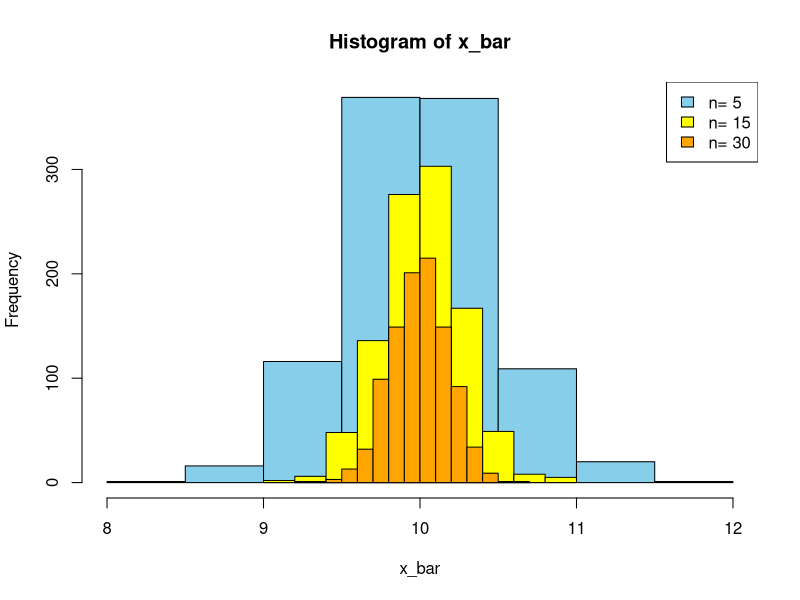
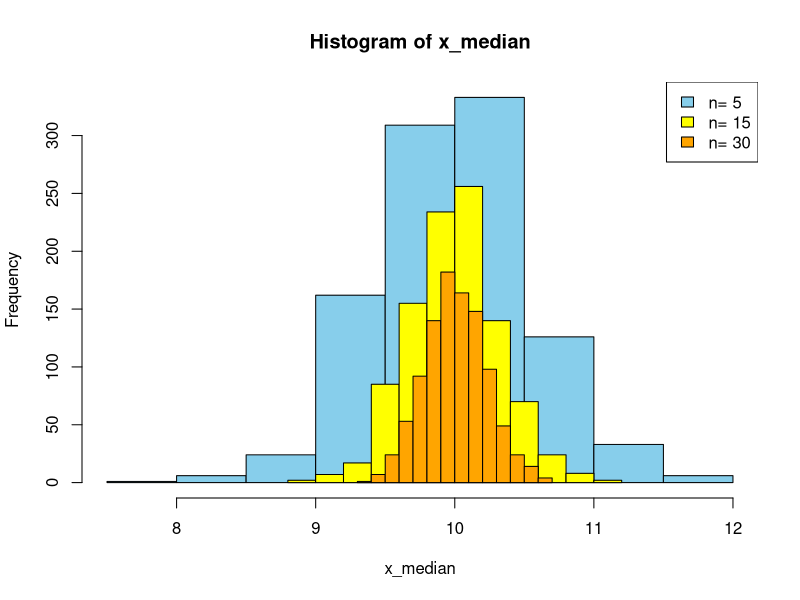
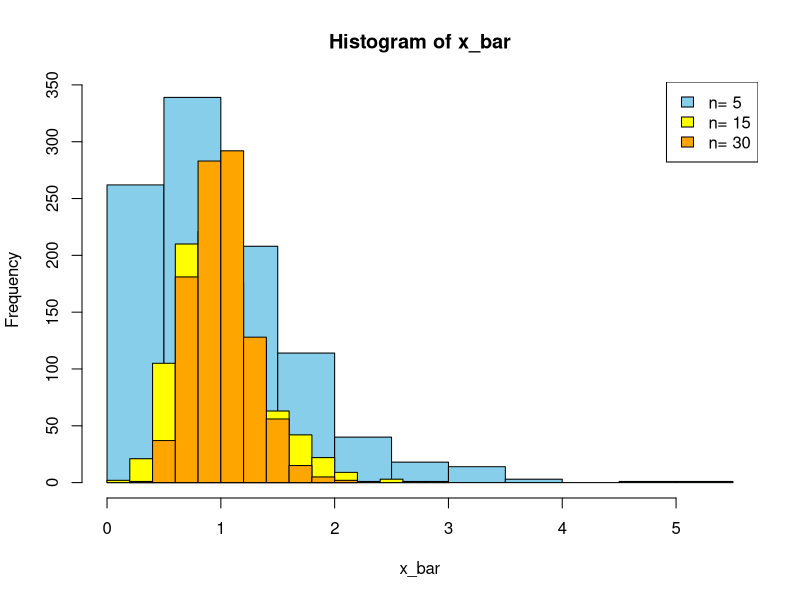
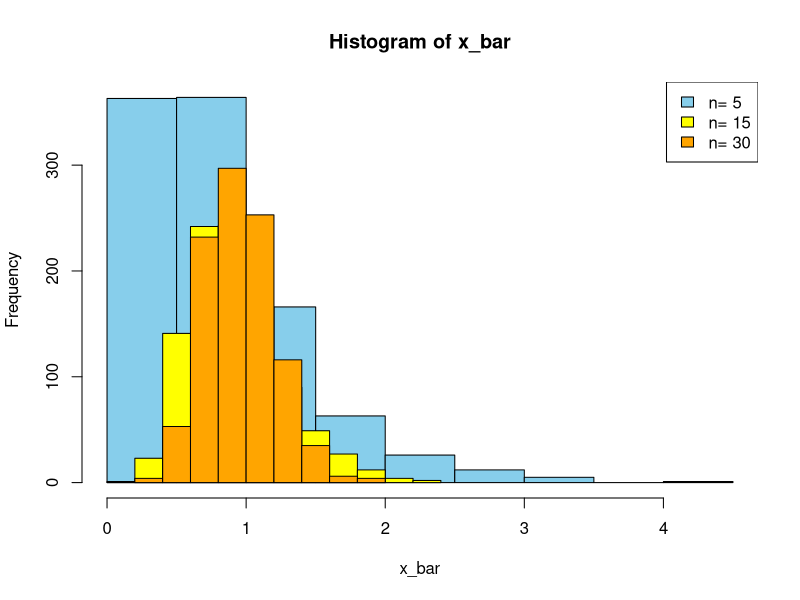
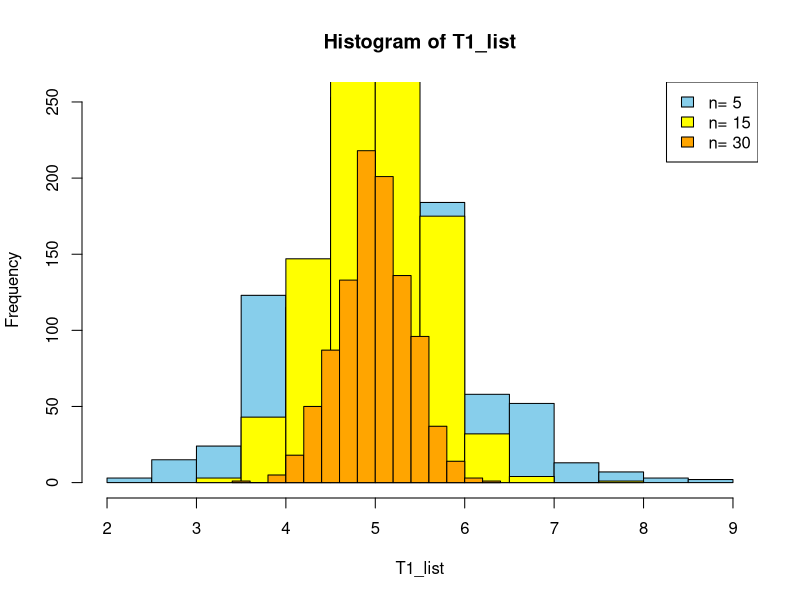
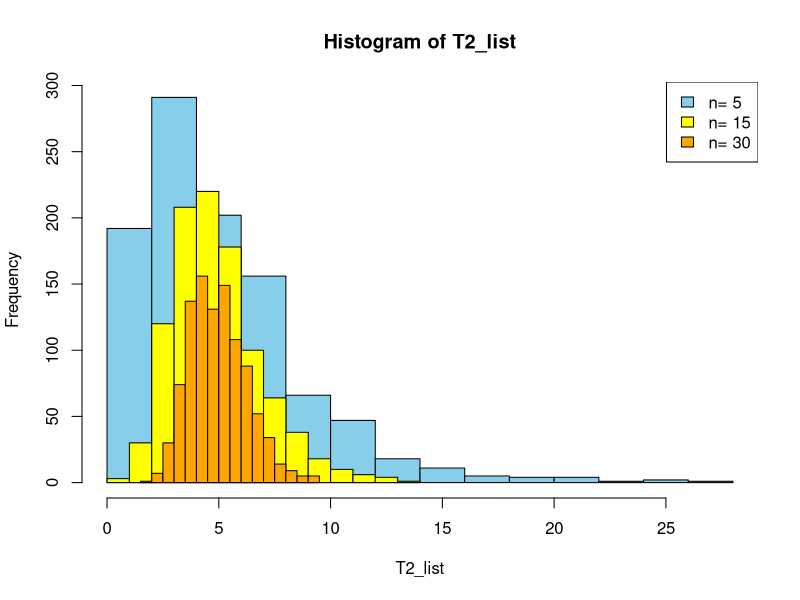
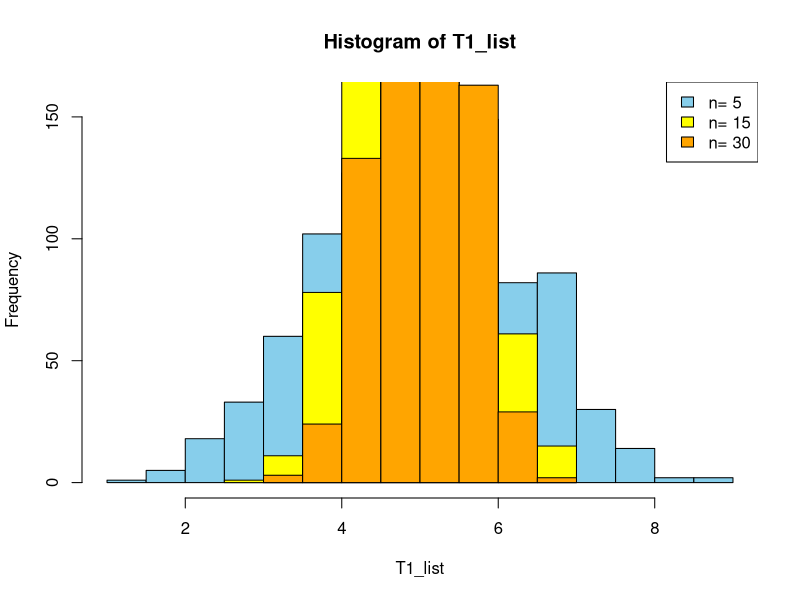
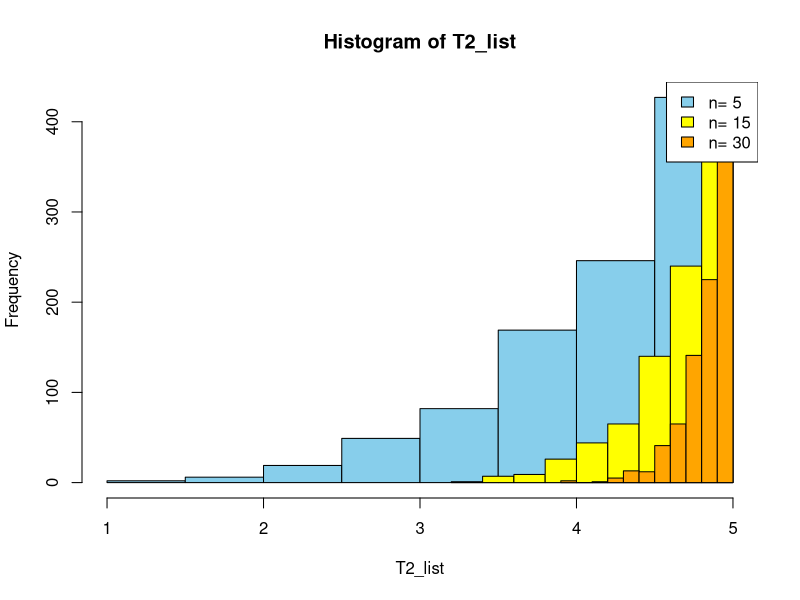

Write the R code that produced these figures, in order.
## ---- chunk 1
n=c(5,15,30)
sam_mean=sam_var=numeric(length(n))
x_bar_list=list()
for (i in 1:length(n)){
  X=matrix(rnorm(1000*n[i],10,1),nrow=1000,ncol=n[i])
  x_bar=apply(X,1,mean)
  sam_mean[i]=mean(x_bar)
  sam_var[i]=var(x_bar)
  x_bar_list[[i]]=x_bar
}
cbind(n,sam_mean,sam_var)

hist(x_bar_list[[1]],col="skyblue",main="Histogram of x_bar",xlab="x_bar")
hist(x_bar_list[[2]],col="yellow",add=T)
hist(x_bar_list[[3]],col="orange",add=T)
legend("topright",legend=paste("n=",n),fill=c("skyblue","yellow","orange"))


## ---- chunk 2
n=c(5,15,30)
sam_median_mean=sam_median_var=numeric(length(n))
x_median_list=list()
for (i in 1:length(n)){
  X=matrix(rnorm(1000*n[i],10,1),nrow=1000,ncol=n[i])
  x_median=apply(X,1,median)
  sam_median_mean[i]=mean(x_median)
  sam_median_var[i]=var(x_median)
  x_median_list[[i]]=x_median
}
cbind(n,sam_median_mean,sam_median_var)

hist(x_median_list[[1]],col="skyblue",main="Histogram of x_median",xlab="x_median")
hist(x_median_list[[2]],col="yellow",add=T)
hist(x_median_list[[3]],col="orange",add=T)
legend("topright",legend=paste("n=",n),fill=c("skyblue","yellow","orange"))




## ---- chunk 3
n=c(5,15,30)
sam_mean=sam_var=numeric(length(n))
x_bar_list=list()
for (i in 1:length(n)){
  X=matrix(rnorm(1000*n[i],10,1),nrow=1000,ncol=n[i])
  x_bar=apply(X,1,var)
  sam_mean[i]=mean(x_bar)
  sam_var[i]=var(x_bar)
  x_bar_list[[i]]=x_bar
}
cbind(n,sam_mean,sam_var)
hist(x_bar_list[[1]],col="skyblue",main="Histogram of x_bar",xlab="x_bar")
hist(x_bar_list[[2]],col="yellow",add=T)
hist(x_bar_list[[3]],col="orange",add=T)
legend("topright",legend=paste("n=",n),fill=c("skyblue","yellow","orange"))



## ---- chunk 4
n=c(5,15,30)
sam_mean=sam_var=numeric(length(n))
x_bar_list=list()
for (i in 1:length(n)){
  X=matrix(rnorm(1000*n[i],10,1),nrow=1000,ncol=n[i])
  T1=apply(X,1,var)
  x_bar=((n[i]-1)/n[i]*T1)
   sam_mean[i]=mean(x_bar)
  sam_var[i]=var(x_bar)
  x_bar_list[[i]]=x_bar
}
cbind(n,sam_mean,sam_var)
hist(x_bar_list[[1]],col="skyblue",main="Histogram of x_bar",xlab="x_bar")
hist(x_bar_list[[2]],col="yellow",add=T)
hist(x_bar_list[[3]],col="orange",add=T)
legend("topright",legend=paste("n=",n),fill=c("skyblue","yellow","orange"))


## ---- chunk 5
n=c(5,15,30)
sam_mean_T1=sam_mean_T2=numeric(length(n))
sam_var_T1=sam_var_T2=numeric(length(n))

T1_list=list()
T2_list=list()

for (i in 1:length(n)){
  x=matrix(rpois(1000*n[i],5),nrow=1000,ncol=n[i])
  
  T1=apply(x,1,mean)
  T2=apply(x,1,var)
  
  sam_mean_T1[i]=mean(T1)
  sam_mean_T2[i]=mean(T2)
  
  sam_var_T1[i]=var(T1)
  sam_var_T2[i]=var(T2)
  
  T1_list[[i]]=T1
  T2_list[[i]]=T2
}
cbind(n,sam_mean_T1,sam_mean_T2,sam_var_T1,sam_var_T2)

hist(T1_list[[1]],col="skyblue",main="Histogram of T1_list",xlab="T1_list")
hist(T1_list[[2]],col="yellow",add=T)
hist(T1_list[[3]],col="orange",add=T)
legend("topright",legend=paste("n=",n),fill=c("skyblue","yellow","orange"))

hist(T2_list[[1]],col="skyblue",main="Histogram of T2_list",xlab="T2_list")
hist(T2_list[[2]],col="yellow",add=T)
hist(T2_list[[3]],col="orange",add=T)
legend("topright",legend=paste("n=",n),fill=c("skyblue","yellow","orange"))




## ---- chunk 6
n=c(5,15,30)
sam_mean_T1=sam_mean_T2=numeric(length(n))
sam_var_T1=sam_var_T2=numeric(length(n))

T1_list=list()
T2_list=list()

for (i in 1:length(n)){
  x=matrix(runif(1000*n[i],0,5),nrow=1000,ncol=n[i])
  
  T_1=2*apply(x,1,mean)
  T_2=apply(x,1,max)
  
  sam_mean_T1[i]=mean(T_1)
  sam_var_T1[i]=var(T_1)
  
  sam_mean_T2[i]=mean(T_2)
  sam_var_T2[i]=var(T_2)
  
  T1_list[[i]]=T_1
  T2_list[[i]]=T_2} 

cbind(n,sam_mean_T1,sam_mean_T2,sam_var_T1,sam_var_T2)


hist(T1_list[[1]],col="skyblue",main="Histogram of T1_list",xlab="T1_list")
hist(T1_list[[2]],col="yellow",add=T)
hist(T1_list[[3]],col="orange",add=T)
legend("topright",legend=paste("n=",n),fill=c("skyblue","yellow","orange"))

hist(T2_list[[1]],col="skyblue",main="Histogram of T2_list",xlab="T2_list")
hist(T2_list[[2]],col="yellow",add=T)
hist(T2_list[[3]],col="orange",add=T)
legend("topright",legend=paste("n=",n),fill=c("skyblue","yellow","orange"))


## ---- chunk 7
n=c(5,15,30)
mu=2.5
sam_mean_T1=sam_mean_T2=numeric(length(n))
sam_var_T1=sam_var_T2=numeric(length(n))

T1_list=list()
T2_list=list()

for (i in 1:length(n)){
  x=matrix(runif(1000*n[i],0,1),nrow=1000,ncol=n[i])
  y=mu-log(1-x)
  
  T_1=apply(y,1, min) #x(1)
  T_2=apply(y,1,mean)-1   #xbar-1
  
  sam_mean_T1[i]=mean(T_1)
  sam_var_T1[i]=var(T_1)
  
  sam_mean_T2[i]=mean(T_2)
  sam_var_T2[i]=var(T_2)
  
  T1_list[[i]]=T_1
  T2_list[[i]]=T_2}

cbind(n,sam_mean_T1,sam_mean_T2,sam_var_T1,sam_var_T2)

hist(T1_list[[1]],col="skyblue",main="Histogram of T1_list",xlab="T1_list")
hist(T1_list[[2]],col="yellow",add=T)
hist(T1_list[[3]],col="orange",add=T)
legend("topright",legend=paste("n=",n),fill=c("skyblue","yellow","orange"))

hist(T2_list[[1]],col="skyblue",main="Histogram of T2_list",xlab="T2_list")
hist(T2_list[[2]],col="yellow",add=T)
hist(T2_list[[3]],col="orange",add=T)
legend("topright",legend=paste("n=",n),fill=c("skyblue","yellow","orange"))




## ---- chunk 8
n=c(10,15,30)
sam_mean_T1=sam_var_T1=numeric(length(n))
sam_mean_T2=sam_var_T2=numeric(length(n))

mu=2
sigma=1

T1_list=list()
T2_list=list()

for (i in 1:length(n)){
  x=matrix(runif(1000*n[i],0,1),nrow=1000,ncol=n[i])
  y=mu-(sigma*log(1-x))
  
  T1=apply(y,1,min)
  x_bar=apply(y,1,mean)
  T2=x_bar-T1
  
  sam_mean_T1[i]=mean(T1)
  sam_mean_T2[i]=mean(T2)
  
  sam_var_T1[i]=var(T1)
  sam_var_T2[i]=var(T2)
  
  T1_list[[i]]=T1
  T2_list[[i]]=T2
}
cbind(n,sam_mean_T1,sam_mean_T2,sam_var_T1,sam_var_T2)

hist(T1_list[[1]],col="skyblue",main="Histogram of T1_list",xlab="T1_list")
hist(T1_list[[2]],col="yellow",add=T)
hist(T1_list[[3]],col="orange",add=T)
legend("topright",legend=paste("n=",n),fill=c("skyblue","yellow","orange"))

hist(T2_list[[1]],col="skyblue",main="Histogram of T2_list",xlab="T2_list")
hist(T2_list[[2]],col="yellow",add=T)
hist(T2_list[[3]],col="orange",add=T)
legend("topright",legend=paste("n=",n),fill=c("skyblue","yellow","orange"))

